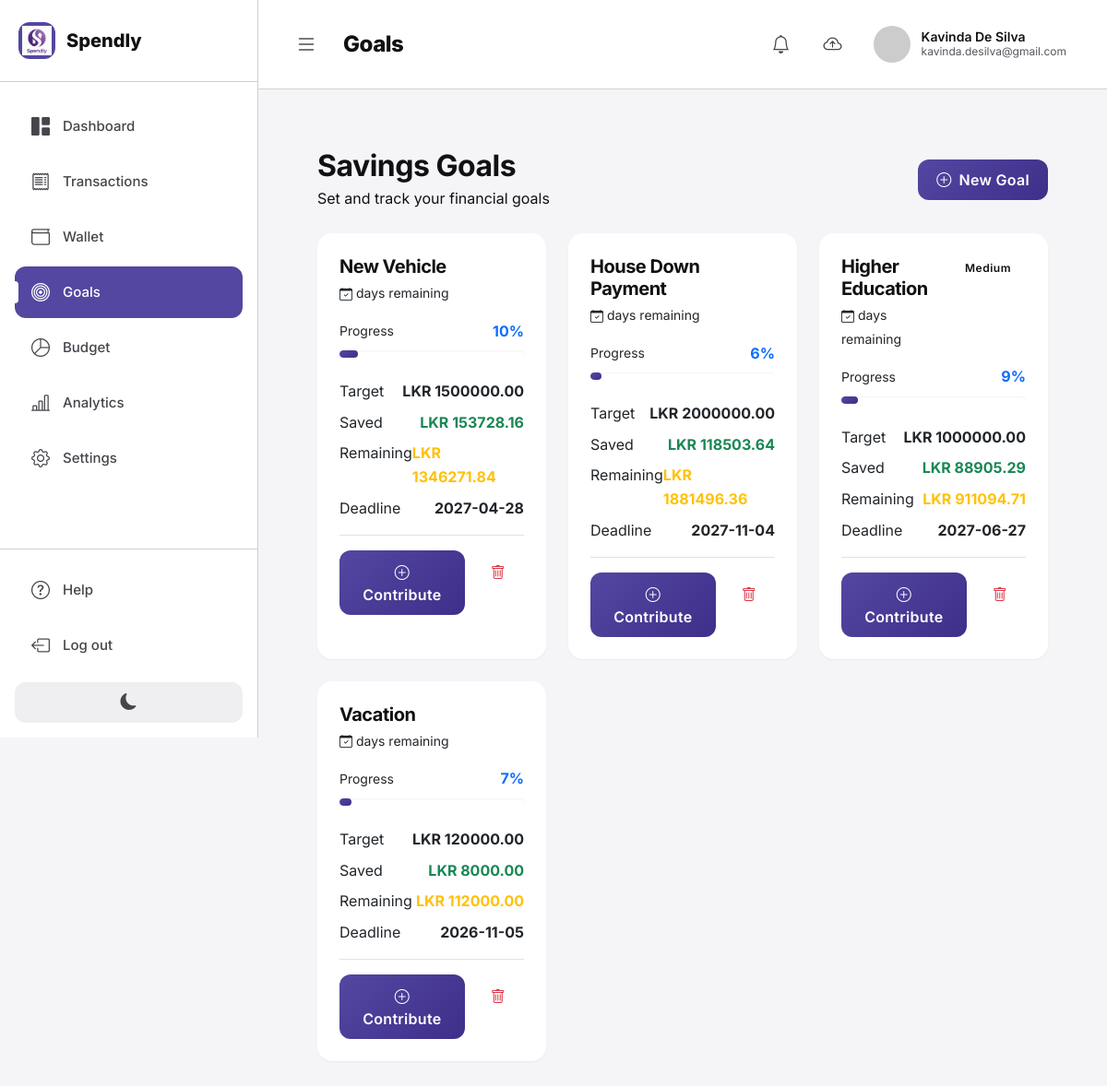
Page /goals (signed in) on the committed database.
### tables this page shows
CREATE TABLE user (
    user_id INTEGER PRIMARY KEY AUTOINCREMENT,
    username TEXT NOT NULL UNIQUE,
    password_hash TEXT NOT NULL,
    email TEXT NOT NULL UNIQUE,
    full_name TEXT NOT NULL,
    created_at TEXT NOT NULL DEFAULT (datetime('now', 'localtime')),
    last_sync TEXT,
    CONSTRAINT chk_email CHECK (email LIKE '%@%')
);

CREATE TABLE savings_goal (
    goal_id INTEGER PRIMARY KEY AUTOINCREMENT,
    user_id INTEGER NOT NULL,
    goal_name TEXT NOT NULL,
    target_amount REAL NOT NULL CHECK (target_amount > 0),
    current_amount REAL NOT NULL DEFAULT 0 CHECK (current_amount >= 0),
    start_date TEXT NOT NULL,
    deadline TEXT NOT NULL,
    priority TEXT NOT NULL CHECK (priority IN ('High', 'Medium', 'Low')),
    status TEXT NOT NULL DEFAULT 'Active' CHECK (status IN ('Active', 'Completed', 'Cancelled')),
    created_at TEXT NOT NULL DEFAULT (datetime('now', 'localtime')),
    modified_at TEXT NOT NULL DEFAULT (datetime('now', 'localtime')),
    is_synced INTEGER NOT NULL DEFAULT 0 CHECK (is_synced IN (0, 1)), is_deleted INTEGER DEFAULT 0 CHECK (is_deleted IN (0, 1)),
    FOREIGN KEY (user_id) REFERENCES user(user_id) ON DELETE CASCADE,
    CONSTRAINT chk_goal_amount CHECK (current_amount <= target_amount)
);

### webapp/app.py (the view)
@app.route('/goals')
@login_required
def goals():
    db = get_sqlite_db()
    user_id = session['user_id']
    goals_list = db.execute('''
        SELECT * FROM v_savings_progress
        WHERE user_id = ?
        ORDER BY
            CASE priority WHEN 'High' THEN 1 WHEN 'Medium' THEN 2 ELSE 3 END,
            deadline
    ''', (user_id,)).fetchall()
    db.close()
    return render_template('goals.html', goals=goals_list)

### webapp/app.py (called while the page is built)
def get_sqlite_db():
    conn = sqlite3.connect(SQLITE_DB_PATH)
    conn.row_factory = sqlite3.Row
    return conn

def login_required(f):
    @wraps(f)
    def decorated_function(*args, **kwargs):
        if 'user_id' not in session:
            flash('Please log in to access this page.', 'warning')
            return redirect(url_for('login'))
        return f(*args, **kwargs)
    return decorated_function

### webapp/templates/goals.html (shortened to what this page needs)
{% extends "base.html" %}
{% block page_title %}Goals{% endblock %}
{% block content %}
<div class="finset-content">
    <div class="d-flex justify-content-between align-items-center mb-4">
        <div>
            <h2 class="fw-bold mb-1">Savings Goals</h2>
            <p class="text-muted mb-0">Set and track your financial goals</p>
        </div>
        <button class="btn btn-primary d-flex align-items-center gap-2" data-bs-toggle="modal" data-bs-target="#addGoalModal">
            <i class="bi bi-plus-circle"></i>
            <span>New Goal</span>
        </button>
    </div>
    {% if goals %}
    <div class="row g-4">
        {% for goal in goals %}
        <div class="col-md-6 col-xl-4">
            <div class="card border-0 shadow-sm h-100">
                <div class="card-body p-4">
                    <div class="d-flex justify-content-between align-items-start mb-3">
                        <div class="flex-grow-1">
                            <h5 class="fw-bold mb-1">{{ goal.goal_name }}</h5>
                            <small class="text-muted">
                                <i class="bi bi-calendar-check"></i>
                                {{ goal.days_remaining }} days remaining
                            </small>
                        </div>
                        <span class="badge rounded-pill {% if goal.priority == 'High' %}bg-danger{% elif goal.priority == 'Medium' %}bg-warning{% else %}bg-secondary{% endif %} ms-2 px-3 py-2">
                            {{ goal.priority }}
                        </span>
                    </div>
                    <div class="mb-4">
                        {% set percent = goal.progress_percent %}
                        <div class="d-flex justify-content-between align-items-center mb-2">
                            <span class="text-muted small">Progress</span>
                            <span class="fw-bold {% if percent >= 100 %}text-success{% else %}text-primary{% endif %}">
                                {{ "%.0f"|format(percent) }}%
                            </span>
                        </div>
                        <div class="progress" style="height: 8px; border-radius: 10px;">
                            {% if percent >= 100 %}
                                <div class="progress-bar bg-success" style="width: 100%;"></div>
                            {% else %}
                                <div class="progress-bar bg-primary" style="width: {{ percent }}%;"></div>
                            {% endif %}
                        </div>
                    </div>
                    <div class="d-flex justify-content-between mb-2">
                        <span class="text-muted">Target</span>
                        <span class="fw-bold">LKR {{ "%.2f"|format(goal.target_amount) }}</span>
                    </div>
                    <div class="d-flex justify-content-between mb-2">
                        <span class="text-muted">Saved</span>
                        <span class="fw-bold text-success">LKR {{ "%.2f"|format(goal.current_amount) }}</span>
                    </div>
                    <div class="d-flex justify-content-between mb-2">
                        <span class="text-muted">Remaining</span>
                        <span class="fw-bold text-warning">LKR {{ "%.2f"|format(goal.remaining_amount) }}</span>
                    </div>
                    <div class="d-flex justify-content-between mb-3 pb-3 border-bottom">
                        <span class="text-muted">Deadline</span>
                        <span class="fw-bold">{{ goal.deadline }}</span>
                    </div>
                    <div class="d-flex gap-2">
                        <button class="btn btn-primary flex-grow-1" data-bs-toggle="modal"
                                data-bs-target="#contributeModal{{ goal.goal_id }}">
                            <i class="bi bi-plus-circle"></i> Contribute
                        </button>
                        <a href="{{ url_for('delete_goal', goal_id=goal.goal_id) }}"
                           class="btn btn-outline-danger"
                           onclick="return confirm('Are you sure you want to delete this goal?');">
                            <i class="bi bi-trash"></i>
                        </a>
                    </div>
                </div>
            </div>
        </div>
        {% endfor %}
    </div>
    {% endif %}
</div>
{% endblock %}

### webapp/templates/base.html (shortened to what this page needs)
<!DOCTYPE html>
<html lang="en">
<head>
    <link href="https://cdn.jsdelivr.net/npm/bootstrap@5.3.0/dist/css/bootstrap.min.css" rel="stylesheet">
    <link rel="stylesheet" href="https://cdn.jsdelivr.net/npm/bootstrap-icons@1.11.0/font/bootstrap-icons.css">
    <link rel="stylesheet" href="{{ url_for('static', filename='css/style.css') }}">
</head>
<body>
    {% if session.user_id %}
    <div class="finset-layout">
        <aside class="finset-sidebar" id="sidebar">
            <div class="sidebar-logo">
                <div class="logo-container">
                    <img src="{{ url_for('static', filename='images/Spendly_Logo.png') }}" alt="Spendly Logo" style="height: 32px; width: auto;">
                </div>
                <span class="logo-text">Spendly</span>
            </div>
            <nav class="sidebar-nav">
                <a href="{{ url_for('dashboard') }}" class="sidebar-link {% if request.endpoint == 'dashboard' %}active{% endif %}">
                    <i class="bi bi-grid-1x2-fill"></i>
                    <span>Dashboard</span>
                </a>
                <a href="{{ url_for('expenses') }}" class="sidebar-link {% if request.endpoint == 'expenses' %}active{% endif %}">
                    <i class="bi bi-receipt"></i>
                    <span>Transactions</span>
                </a>
                <a href="{{ url_for('income') }}" class="sidebar-link {% if request.endpoint == 'income' %}active{% endif %}">
                    <i class="bi bi-wallet"></i>
                    <span>Wallet</span>
                </a>
                <a href="{{ url_for('goals') }}" class="sidebar-link {% if request.endpoint == 'goals' %}active{% endif %}">
                    <i class="bi bi-bullseye"></i>
                    <span>Goals</span>
                </a>
                <a href="{{ url_for('budgets') }}" class="sidebar-link {% if request.endpoint == 'budgets' %}active{% endif %}">
                    <i class="bi bi-pie-chart"></i>
                    <span>Budget</span>
                </a>
                <a href="{{ url_for('reports') }}" class="sidebar-link {% if request.endpoint == 'reports' %}active{% endif %}">
                    <i class="bi bi-bar-chart-line"></i>
                    <span>Analytics</span>
                </a>
                <a href="{{ url_for('settings') }}" class="sidebar-link {% if request.endpoint == 'settings' %}active{% endif %}">
                    <i class="bi bi-gear"></i>
                    <span>Settings</span>
                </a>
            </nav>
            <div class="sidebar-bottom">
                <a href="#" class="sidebar-link" data-bs-toggle="modal" data-bs-target="#helpModal">
                    <i class="bi bi-question-circle"></i>
                    <span>Help</span>
                </a>
                <a href="{{ url_for('logout') }}" class="sidebar-link">
                    <i class="bi bi-box-arrow-left"></i>
                    <span>Log out</span>
                </a>
                <button class="theme-toggle" id="themeToggle">
                    <i class="bi bi-moon-fill"></i>
                </button>
            </div>
        </aside>
        <div class="finset-main">
            <header class="finset-header">
                <div class="header-left">
                    <button class="sidebar-toggle" id="sidebarToggle">
                        <i class="bi bi-list"></i>
                    </button>
                    <h1 class="page-title">{% block page_title %}Dashboard{% endblock %}</h1>
                </div>
                <div class="header-right">
                    <div class="dropdown d-inline">
                        <button class="header-icon-btn position-relative" type="button" id="notificationDropdown" data-bs-toggle="dropdown" aria-expanded="false" title="View Notifications">
                            <i class="bi bi-bell"></i>
                        </button>
                    </div>
                    <form method="POST" action="{{ url_for('sync_to_oracle') }}" class="d-inline" id="syncForm">
                        <button type="submit" class="header-icon-btn position-relative" title="Sync to Oracle" id="syncBtn">
                            <i class="bi bi-cloud-arrow-up"></i>
                        </button>
                    </form>
                    <div class="user-profile">
                        <img src="https://ui-avatars.com/api/?name={{ session.full_name }}&background=5347A1&color=fff" alt="User">
                        <div class="user-info">
                            <span class="user-name">{{ session.full_name }}</span>
                            <span class="user-email">{{ session.email }}</span>
                        </div>
                    </div>
                </div>
            </header>
            <div class="finset-content">
                {% block content %}{% endblock %}
            </div>
        </div>
    </div>
    {% endif %}
</body>
</html>

### rows in the picture
user: full_name "Kavinda De Silva", email "kavinda.desilva@gmail.com"
savings_goal: goal_name "New Vehicle", percent "10", {{ percent }} 10.25 (drawn), target_amount "1500000.00", current_amount "153728.16", remaining_amount "1346271.84", deadline "2027-04-28"
savings_goal: goal_name "House Down Payment", percent "6", {{ percent }} 5.93 (drawn), target_amount "2000000.00", current_amount "118503.64", remaining_amount "1881496.36", deadline "2027-11-04"
savings_goal: goal_name "Higher Education", priority "Medium", percent "9", {{ percent }} 8.89 (drawn), target_amount "1000000.00", current_amount "88905.29", remaining_amount "911094.71", deadline "2027-06-27"
savings_goal: goal_name "Vacation", percent "7", {{ percent }} 6.67 (drawn), target_amount "120000.00", current_amount "8000.00", remaining_amount "112000.00", deadline "2026-11-05"
